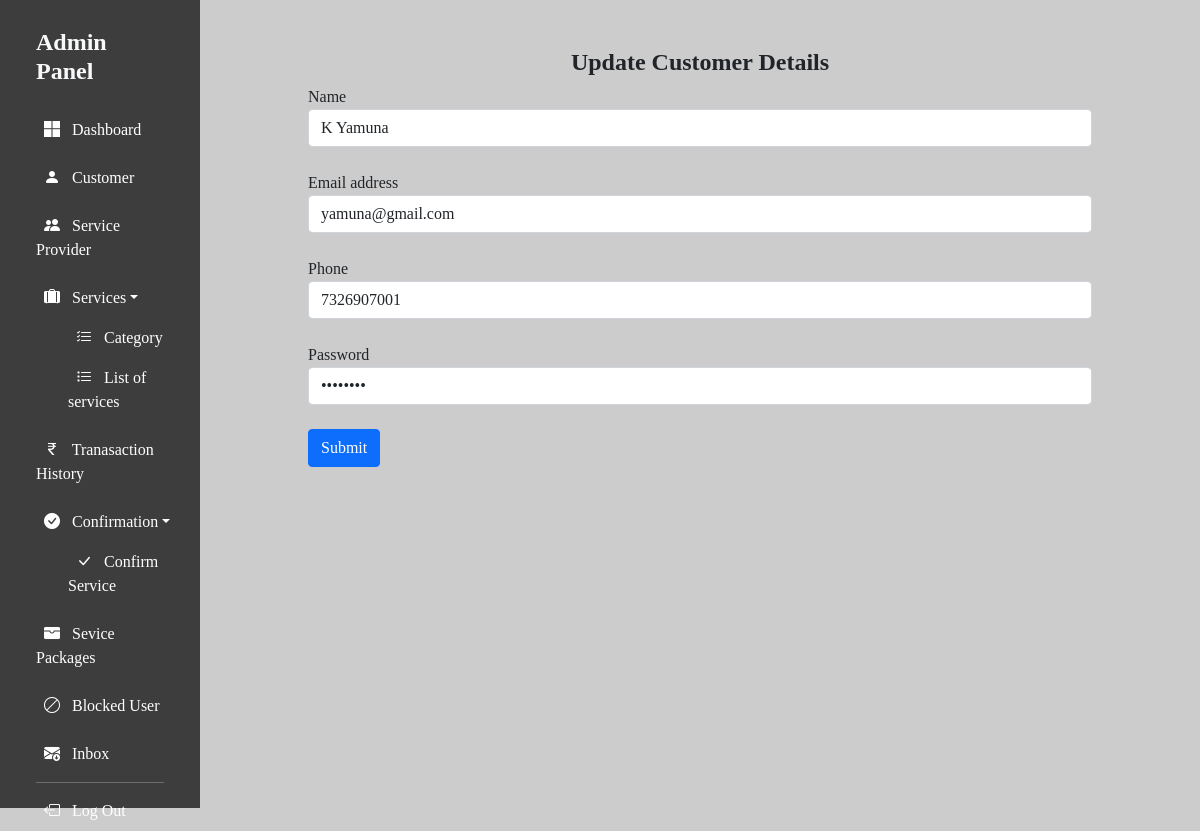
/SuperAdmin/Admin/edit_customer.php?id=6 (signed in), run on the app's committed database.
### tables this page shows
CREATE TABLE `customer` (
  `user_id` int(11) NOT NULL,
  `user_name` varchar(255) NOT NULL,
  `user_email` varchar(255) NOT NULL,
  `user_password` varchar(255) NOT NULL,
  `user_mob` bigint(11) NOT NULL,
  `user_type` varchar(255) NOT NULL,
  `accesslevel` int(11) NOT NULL
);

### SuperAdmin/Admin/edit_customer.php (the view, shortened to what this page needs)
<!DOCTYPE html>
<html lang="en">
<head>
    <?php include_once "../includes/header.php"; ?>
</head>
<body style="background-color:rgba(128, 128, 128, 0.4)" class="container-fluid">
    <div class="row">
        <?php include_once "../includes/sidenav.php"; ?>
        <div class="col-md-10">
            <?php
            require_once "..\Database\db_connection.php";
            $id = $_GET['id'];
            $qry = "SELECT * FROM customer WHERE user_id = $id";
            $res = $conn->query($qry);
            $row = $res->fetch_assoc();
            ?>
            <div class="container-fluid" data-aos="fade-left">
                <div class="p-md-5">
                    <form class="container-fluid" action="" method="post">
                        <div>
                            <h4 class="text-center mb-2 fw-bold">Update Customer Details</h4>
                        </div>
                        <div class="form-group mb-4">
                            <label for="exampleInputEmail1" class="fs-medium">Name</label>
                            <input type="email" class="form-control" id="exampleInputEmail1" name="name" aria-describedby="emailHelp" value="<?php echo $row['user_name']; ?>">
                        </div>
                        <div class="form-group mb-4">
                            <label for="exampleInputEmail1" class="fs-medium">Email address</label>
                            <input type="email" class="form-control" id="exampleInputEmail1" name="email" aria-describedby="emailHelp" value="<?php echo $row['user_email']; ?>">
                        </div>
                        <div class="form-group mb-4">
                            <label for="exampleInputEmail1" class="fs-medium">Phone</label>
                            <input type="text" class="form-control" id="exampleInputEmail1" name="phone" aria-describedby="emailHelp" value="<?php echo $row['user_mob']; ?>">
                        </div>
                        <div class="form-group mb-4">
                            <label for="exampleInputEmail1" class="fs-medium">Password</label>
                            <input type="password" class="form-control" id="exampleInputEmail1" name="pass" aria-describedby="emailHelp" value="<?php echo 'password'; ?>">
                        </div>
                        <button type="submit" class="btn btn-primary" name="sub">Submit</button>
                    </form>
                </div>
            </div>
        </div>
    </div>
</body>
</html>

### SuperAdmin/assets/css/nav.css (style rules this page uses)
* { font-family: Cambria, Cochin, Georgia, Times, 'Times New Roman', serif; }

### SuperAdmin/includes/header.php (style rules this page uses)
body { overflow-y: hidden; }

### data on the page
customer: name "K Yamuna", email "yamuna@gmail.com", phone "7326907001"
